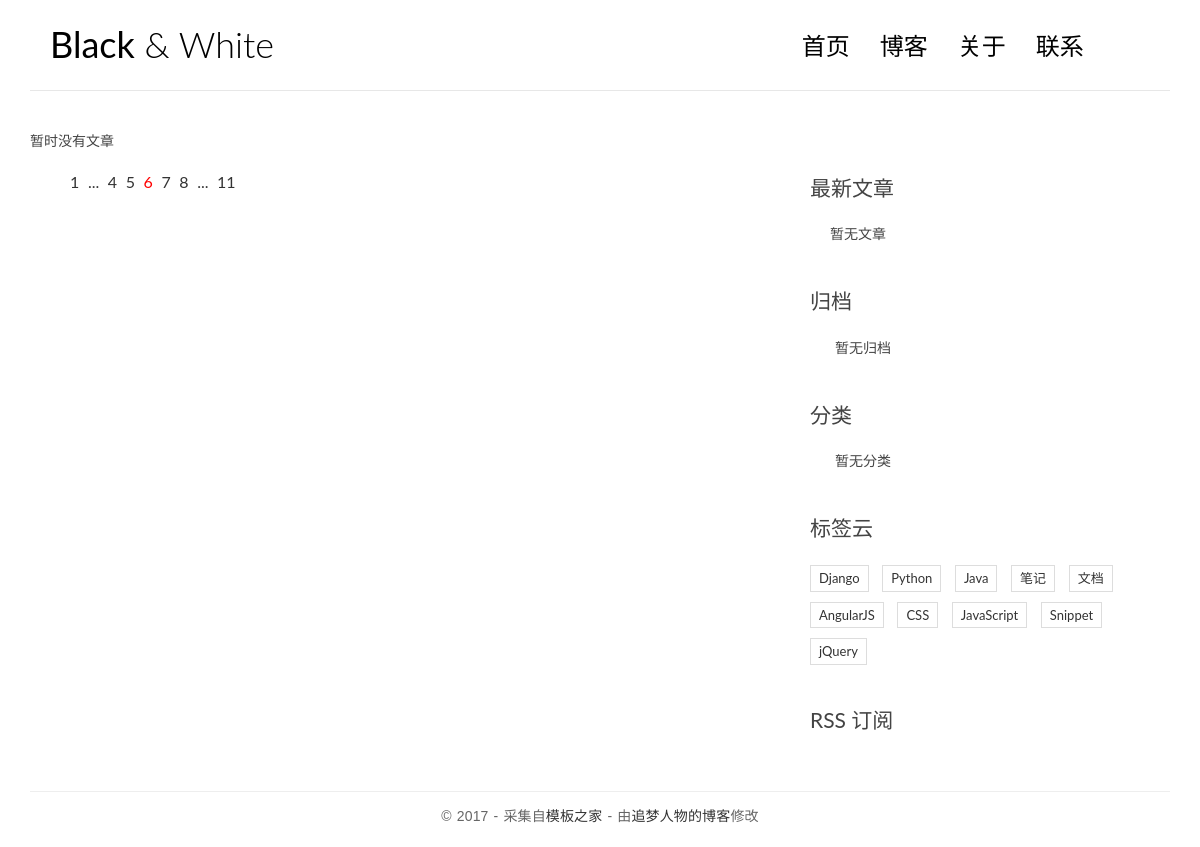
/, run on an earlier commit of the app's database.
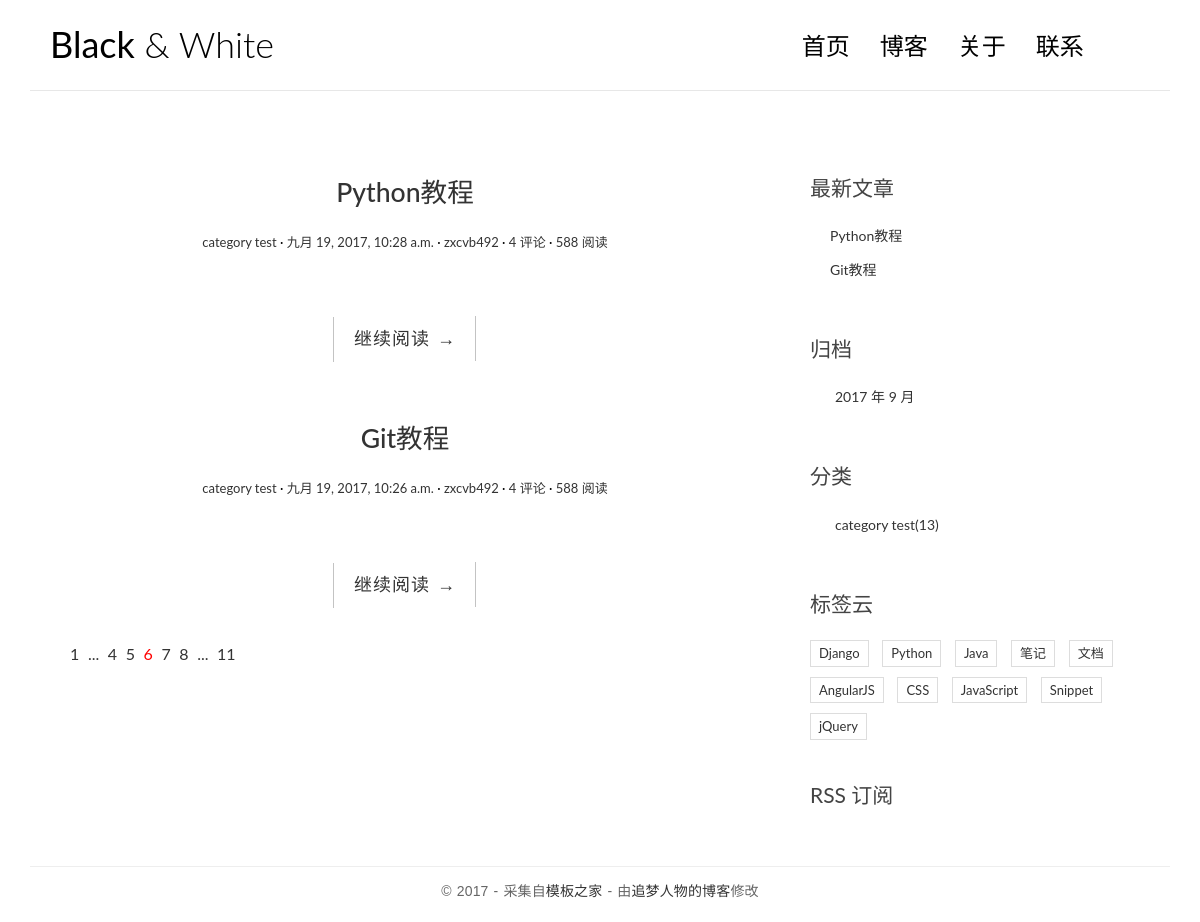
And on a later commit of the database.
### blog/models.py (models this page shows, shortened)
class Post(models.Model):
	title = models.CharField(max_length=200)
	body = models.TextField()
	excerpt = models.CharField(max_length=250, blank=True)
	created_time = models.DateTimeField()
	modified_time = models.DateTimeField()
	category = models.ForeignKey( Category )
	tag = models.ManyToManyField( Tag, blank=True )
	author = models.ForeignKey( User )
	def get_absolute_url(self):
		return reverse( 'blog:detail', kwargs={'pk': self.pk} )

class Category(models.Model):
	name = models.CharField(max_length=150)

### blog/views.py (the view)
# urls.py: url(r"^$", views.index, name="index"),
def index(request):
	post_list = Post.objects.all().order_by("-created_time")
	return render( request, "blog/index.html", context={ 'post_list': post_list } )

### blog/templatetags/blog_tags.py (called while the page is built)
@register.simple_tag
def get_recent_posts(num=5):
	return Post.objects.all().order_by("-created_time")[:num]

@register.simple_tag
def archives():
	return Post.objects.dates("created_time", "month", order="DESC")

@register.simple_tag
def get_categories():
	return Category.objects.all()

### templates/blog/index.html (shortened to what this page needs)
{% extends "base.html" %}
        {% block main %}
                {% for post in post_list %}
                <article class="post post-{{ post.pk }}">
                    <header class="entry-header">
                        <h1 class="entry-title">
                            <a href="{{ post.get_absolute_url }}">{{ post.title }}</a>
                        </h1>
                        <div class="entry-meta">
                            <span class="post-category"><a href="#">{{ post.category.name }}</a></span>
                            <span class="post-date"><a href="#"><time class="entry-date"
                                                                      datetime="{{ post.created_time }}">{{ post.created_time }}</time></a></span>
                            <span class="post-author"><a href="#">{{ post.author }}</a></span>
                            <span class="comments-link"><a href="#">4 评论</a></span>
                            <span class="views-count"><a href="#">588 阅读</a></span>
                        </div>
                    </header>
                    <div class="entry-content clearfix">
                        <div class="read-more cl-effect-14">
                            <a href="#" class="more-link">继续阅读 <span class="meta-nav">→</span></a>
                        </div>
                    </div>
                </article>
                {% empty %}
                    <div class="no-post">暂时没有文章</div>
                {% endfor %}
                <div class="pagination">
                    <ul>
                        <li><a href="">1</a></li>
                        <li><a href="">...</a></li>
                        <li><a href="">4</a></li>
                        <li><a href="">5</a></li>
                        <li class="current"><a href="">6</a></li>
                        <li><a href="">7</a></li>
                        <li><a href="">8</a></li>
                        <li><a href="">...</a></li>
                        <li><a href="">11</a></li>
                    </ul>
                </div>
        {% endblock main %}

### templates/base.html (shortened to what the changed rows need)
{% load staticfiles %}
{% load blog_tags %}
<!DOCTYPE html>
<html>
<head>
    <link rel="stylesheet" href="{% static 'blog/css/bootstrap.min.css' %}">
    <link rel="stylesheet" href="http://code.ionicframework.com/ionicons/2.0.1/css/ionicons.min.css">
    <link rel="stylesheet" href="{% static 'blog/css/pace.css' %}">
    <link rel="stylesheet" href="{% static 'blog/css/custom.css' %}">
</head>
<body>
<div class="container">
    <header id="site-header">
        <div class="row">
            <div class="col-md-4 col-sm-5 col-xs-8">
                <div class="logo">
                    <h1><a href="{% url 'blog:index' %}"><b>Black</b> &amp; White</a></h1>
                </div>
            </div>
        </div>
    </header>
</div>
<div class="content-body">
    <div class="container">
        <div class="row">
            <main class="col-md-8">
                {% block main %}
                {% endblock main %}
            </main>
            <aside class="col-md-4">
                <div class="widget widget-recent-posts">
                    <h3 class="widget-title">最新文章</h3>
                    {% get_recent_posts as recent_post_list %}
                    <ul>
                        {% for post in recent_post_list %}
                        <li>
                            <a href="{{ post.get_absolute_url }}">{{ post.title }}</a>
                        </li>
                        {% empty %}
                        暂无文章
                        {% endfor %}
                    </ul>
                </div>
                <div class="widget widget-archives">
                    <h3 class="widget-title">归档</h3>
                    {% archives as date_list %}
                    <ul>
                        {% for date in date_list %}
                        <li>
                            <a href="{% url 'blog:archives' date.year date.month %}">{{ date.year }} 年 {{ date.month }} 月</a>
                        </li>
                        {% empty %}
                        暂无归档
                        {% endfor %}
                    </ul>
                </div>
                <div class="widget widget-category">
                    <h3 class="widget-title">分类</h3>
                    {% get_categories as category_list %}
                    <ul>
                        {% for category in category_list %}
                        <li>
                            <a href="{% url 'blog:category' category.pk %}">{{ category.name }}<span class="post-count">(13)</span></a>
                        </li>
                       {% empty %}
                       暂无分类
                       {% endfor %}
                    </ul>
                </div>
            </aside>
        </div>
    </div>
</div>
</body>
</html>

What changed in the data, as far as the page shows it:
added Post: title "Python教程", category.name "category test", created_time "九月 19, 2017, 10:28 a.m.", author "zxcvb492"
added Post: title "Git教程", category.name "category test", created_time "九月 19, 2017, 10:26 a.m.", author "zxcvb492"
added Category: name "category test"
Also different on the page:
new list line: "2017 年 9 月"
text no longer shown: "暂时没有文章 暂无文章 暂无归档 暂无分类"
